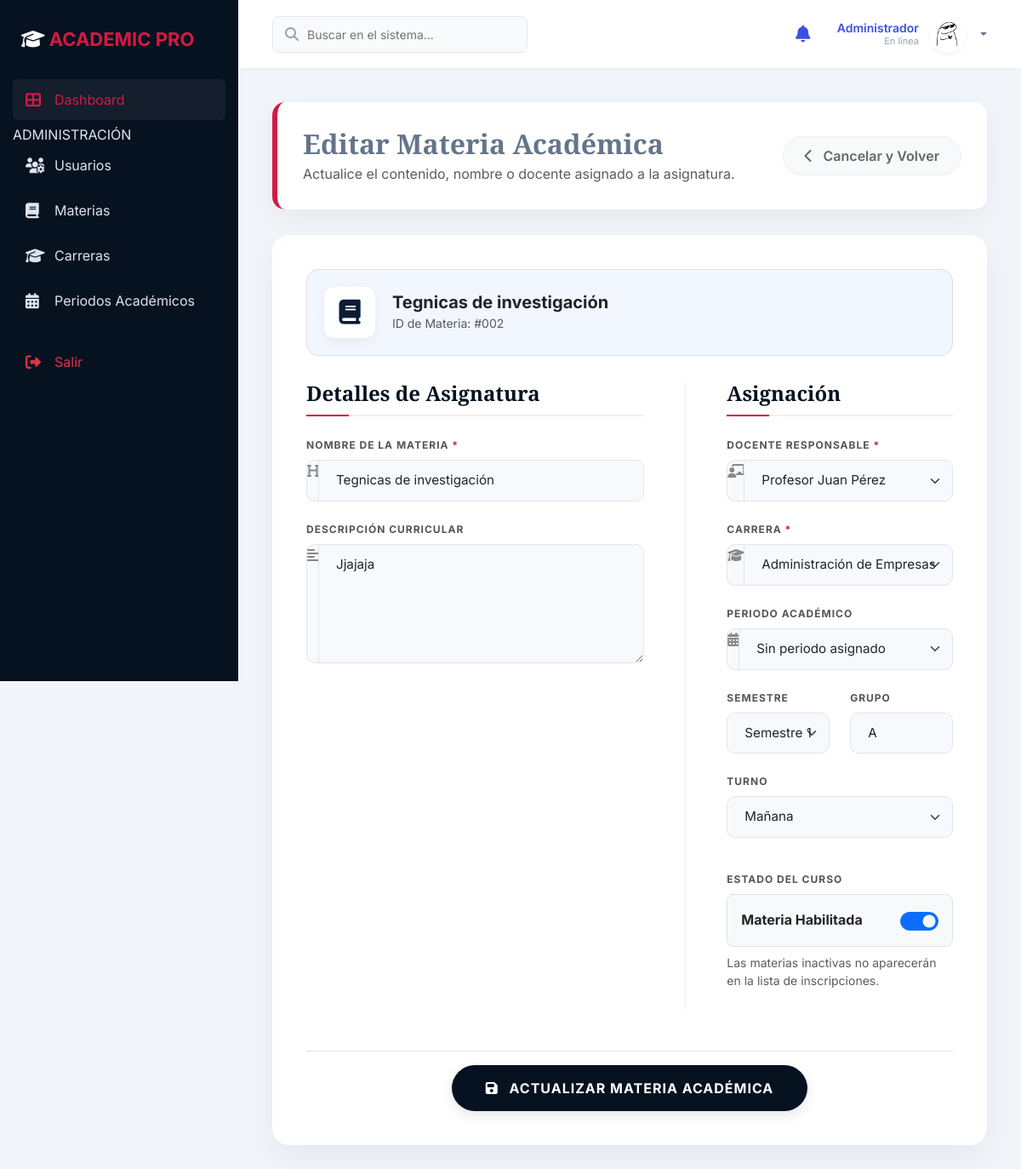
The page /index.php?controller=Admin&action=editarMateria&id=2 (signed in) on the database its author committed.
### tables this page shows
CREATE TABLE `materia` (
  `id_materia` int(11) NOT NULL,
  `nombre` varchar(100) NOT NULL,
  `descripcion` text DEFAULT NULL,
  `id_docente` int(11) NOT NULL,
  `estado` enum('Activa','Inactiva') DEFAULT 'Activa',
  `id_periodo` int(11) DEFAULT NULL,
  `id_carrera` int(11) DEFAULT NULL,
  `grupo` varchar(10) DEFAULT 'A',
  `turno` enum('Mañana','Medio Día','Tarde') DEFAULT 'Mañana',
  `nivel_semestre` enum('1','2','3','4','5','6','7','8','9') DEFAULT '1'
);

### controllers/AdminController.php (called while the page is built, shortened)
<?php
class AdminController {
    public function editarMateria() {
        $id_materia = $_GET['id'];
        $materiaModel = new MateriaModel();
        $adminModel = new AdminModel();
        $materia = $materiaModel->obtenerMateriaPorId($id_materia);
        $docentes = $materiaModel->obtenerDocentes();
        $carreras = $adminModel->obtenerTodasCarreras();
        require_once 'views/admin/editar_materia.php';
    }
}
?>

### config/database.php (called while the page is built, shortened)
<?php
class Database {
    private $host = 'localhost';
    private $port = 3307;
    private $db_name = 'sistemaacademico';
    private $username = 'root';
    private $password = '';
    public function connect() {
        try {
            $this->conn = new PDO(
                "mysql:host={$this->host};port={$this->port};dbname={$this->db_name};charset=utf8mb4",
                $this->username,
                $this->password
            );
            $this->conn->setAttribute(PDO::ATTR_ERRMODE, PDO::ERRMODE_EXCEPTION);
            $this->conn->setAttribute(PDO::ATTR_EMULATE_PREPARES, false);
            return $this->conn;
        } catch(PDOException $e) {
            die("Error de conexión: " . $e->getMessage());
        }
    }
}

### models/MateriaModel.php (called while the page is built, shortened)
<?php
class MateriaModel {
    private $db;
    public function __construct() {
        $this->db = (new Database())->connect();
    }
    public function obtenerMateriaPorId($id_materia) {
        $stmt = $this->db->prepare("
            SELECT m.*, d.id_docente, u.nombre_completo AS nombre_docente
            FROM Materia m
            JOIN Docente d ON m.id_docente = d.id_docente
            JOIN Usuario u ON d.id_usuario = u.id_usuario
            WHERE m.id_materia = ?
        ");
        $stmt->execute([$id_materia]);
        return $stmt->fetch(PDO::FETCH_ASSOC);
    }
    public function obtenerDocentes() {
        $stmt = $this->db->query("
            SELECT d.id_docente, u.nombre_completo
            FROM Docente d
            JOIN Usuario u ON d.id_usuario = u.id_usuario
            ORDER BY u.nombre_completo
        ");
        return $stmt->fetchAll(PDO::FETCH_ASSOC);
    }
}
?>

### models/AdminModel.php (called while the page is built, shortened)
<?php
class AdminModel {
    private $db;
    public function __construct() {
        $this->db = (new Database())->connect();
    }
    public function obtenerTodasCarreras() {
        $stmt = $this->db->query("SELECT * FROM carrera ORDER BY nombre");
        return $stmt->fetchAll(PDO::FETCH_ASSOC);
    }
}
?>

### views/admin/editar_materia.php (the view, shortened to what this page needs)
<?php require_once 'views/layouts/header.php'; ?>
<div class="admin-form-view">
    <div class="admin-form-header d-flex justify-content-between align-items-center">
        <div>
            <h2 class="serif fw-bold mb-1">Editar Materia Académica</h2>
            <p class="text-muted mb-0">Actualice el contenido, nombre o docente asignado a la asignatura.</p>
        </div>
        <a href="index.php?controller=Admin&action=gestionMaterias" class="btn-back-pro">
            <i class="fas fa-chevron-left me-2"></i> Cancelar y Volver
        </a>
    </div>
    <div class="form-container-pro">
        <div class="subject-info-box">
            <div class="subject-icon-large">
                <i class="fas fa-book"></i>
            </div>
            <div>
                <h5 class="fw-bold mb-0 text-dark"><?= htmlspecialchars($materia['nombre']); ?></h5>
                <span class="text-muted small">ID de Materia: #<?= str_pad($materia['id_materia'], 3, '0', STR_PAD_LEFT); ?></span>
            </div>
        </div>
        <form action="index.php?controller=Admin&action=actualizarMateria" method="POST">
            <div class="row">
                <div class="col-lg-7 pe-lg-5">
                    <h4 class="section-title-pro">Detalles de Asignatura</h4>
                    <div class="mb-4">
                        <label class="form-label-pro">Nombre de la Materia <span class="required-mark">*</span></label>
                        <div class="input-group input-pro-group">
                            <span class="input-group-text-pro"><i class="fas fa-heading"></i></span>
                            <input type="text" class="form-control form-control-pro" name="nombre" value="<?= htmlspecialchars($materia['nombre']); ?>" required>
                        </div>
                    </div>
                    <div class="mb-4">
                        <label class="form-label-pro">Descripción Curricular</label>
                        <div class="input-group input-pro-group">
                            <span class="input-group-text-pro"><i class="fas fa-align-left"></i></span>
                            <textarea class="form-control form-control-pro" name="descripcion" rows="5" placeholder="Objetivos y metas de la materia..."><?= htmlspecialchars($materia['descripcion']); ?></textarea>
                        </div>
                    </div>
                </div>
                <div class="col-lg-5 ps-lg-5 border-start-lg">
                    <h4 class="section-title-pro">Asignación</h4>
                    <div class="mb-4">
                        <label class="form-label-pro">Docente Responsable <span class="required-mark">*</span></label>
                        <div class="input-group input-pro-group">
                            <span class="input-group-text-pro"><i class="fas fa-chalkboard-teacher"></i></span>
                            <select class="form-select form-control-pro" name="id_docente" required>
                                <?php foreach ($docentes as $docente): ?>
                                <option value="<?= $docente['id_docente']; ?>" <?= $docente['id_docente'] == $materia['id_docente'] ? 'selected' : ''; ?>>
                                    <?= htmlspecialchars($docente['nombre_completo']); ?>
                                </option>
                                <?php endforeach; ?>
                            </select>
                        </div>
                    </div>
                    <div class="mb-4">
                        <label class="form-label-pro">Carrera <span class="required-mark">*</span></label>
                        <div class="input-group input-pro-group">
                            <span class="input-group-text-pro"><i class="fas fa-graduation-cap"></i></span>
                            <select class="form-select form-control-pro" name="id_carrera" required>
                                <?php foreach ($carreras as $carrera): ?>
                                <option value="<?= $carrera['id_carrera']; ?>" <?= $carrera['id_carrera'] == $materia['id_carrera'] ? 'selected' : ''; ?>>
                                    <?= htmlspecialchars($carrera['nombre']); ?>
                                </option>
                                <?php endforeach; ?>
                            </select>
                        </div>
                    </div>
                    <div class="mb-4">
                        <label class="form-label-pro">Periodo Académico</label>
                        <div class="input-group input-pro-group">
                            <span class="input-group-text-pro"><i class="fas fa-calendar-alt"></i></span>
                            <select class="form-select form-control-pro" name="id_periodo">
                                <option value="">Sin periodo asignado</option>
                            </select>
                        </div>
                    </div>
                    <div class="row">
                        <div class="col-md-6 mb-4">
                            <label class="form-label-pro">Semestre</label>
                            <select class="form-select form-control-pro" name="nivel_semestre" required>
                                <?php for($i=1; $i<=9; $i++): ?>
                                    <option value="<?= $i ?>" <?= $materia['nivel_semestre'] == $i ? 'selected' : ''; ?>>Semestre <?= $i ?></option>
                                <?php endfor; ?>
                            </select>
                        </div>
                        <div class="col-md-6 mb-4">
                            <label class="form-label-pro">Grupo</label>
                            <input type="text" class="form-control form-control-pro" name="grupo" value="<?= htmlspecialchars($materia['grupo']); ?>" required>
                        </div>
                    </div>
                    <div class="mb-4">
                        <label class="form-label-pro">Turno</label>
                        <select class="form-select form-control-pro" name="turno" required>
                            <option value="Mañana" <?= $materia['turno'] == 'Mañana' ? 'selected' : ''; ?>>Mañana</option>
                        </select>
                    </div>
                    <div class="mb-4 pt-3">
                        <label class="form-label-pro">Estado del Curso</label>
                        <div class="bg-light p-3 rounded-3 border">
                            <div class="form-check form-switch d-flex justify-content-between align-items-center p-0">
                                <label class="form-check-label fw-bold text-dark mb-0" for="estadoMateria" style="cursor: pointer;">
                                    Materia Habilitada
                                </label>
                                <input class="form-check-input ms-0" type="checkbox" id="estadoMateria" name="estado" style="width: 45px; height: 22px; cursor: pointer;" checked>
                            </div>
                        </div>
                        <small class="text-muted d-block mt-2">Las materias inactivas no aparecerán en la lista de inscripciones.</small>
                    </div>
                </div>
            </div>
            <div class="text-center mt-5 pt-3 border-top">
                <button type="submit" class="btn-save-pro">
                    <i class="fas fa-save me-2"></i> Actualizar Materia Académica
                </button>
            </div>
        </form>
    </div>
</div>
<?php require_once 'views/layouts/footer.php'; ?>

### views/admin/editar_materia.php (style rules this page uses)
.admin-form-header { background: white; border-radius: 15px; padding: 30px; box-shadow: 0 10px 30px rgba(0,0,0,0.05); margin-bottom: 30px; border-left: 6px solid var(--stadum-red); }
.form-container-pro { background: white; border-radius: 20px; padding: 40px; box-shadow: 0 15px 35px rgba(0,0,0,0.05); }
.form-label-pro { font-weight: 700; text-transform: uppercase; font-size: 0.75rem; letter-spacing: 1px; color: #555; margin-bottom: 8px; display: block; }
.form-control-pro { border-radius: 10px; padding: 12px 20px; border: 1px solid #e1e5eb; font-size: 0.95rem; background-color: #f8f9fc; transition: all 0.3s; }
.input-group-text-pro { background-color: #f8f9fc; border: 1px solid #e1e5eb; border-right: none; border-radius: 10px 0 0 10px; color: #888; }
.input-pro-group .form-control-pro { border-radius: 0 10px 10px 0; }
.section-title-pro { font-family: 'Crimson Text', serif; font-weight: 700; font-size: 1.5rem; color: var(--stadum-dark); margin-bottom: 25px; padding-bottom: 10px; border-bottom: 2px solid #f0f0f0; position: relative; }
.section-title-pro::after { content: ""; position: absolute; bottom: -2px; left: 0; width: 50px; height: 2px; background: var(--stadum-red); }
.btn-save-pro { background: var(--stadum-dark); color: white; border-radius: 50px; padding: 15px 40px; font-weight: 700; text-transform: uppercase; letter-spacing: 1px; border: none; transition: 0.3s; box-shadow: 0 5px 15px rgba(0,0,0,0.1); }
.btn-back-pro { background: #f8f9fa; color: #666; border-radius: 50px; padding: 10px 25px; font-weight: 600; text-decoration: none; transition: 0.3s; border: 1px solid #eee; }
.subject-info-box { background: #f1f6ff; border-radius: 15px; padding: 20px; margin-bottom: 30px; display: flex; align-items: center; border: 1px solid rgba(11, 28, 57, 0.1); }
.subject-icon-large { width: 60px; height: 60px; background: white; color: var(--stadum-blue); border-radius: 12px; display: flex; align-items: center; justify-content: center; font-size: 1.8rem; margin-right: 20px; box-shadow: 0 5px 15px rgba(0,0,0,0.05); }
.required-mark { color: var(--stadum-red); }
@media (min-width: 992px) { .border-start-lg { border-left: 1px solid #f0f0f0 !important; } }

### rows shown on the page
materia: nombre "Tegnicas de investigación", id_materia "002", descripcion "Jjajaja", nivel_semestre "Semestre 1", grupo "A", turno "Mañana"

### other values the page prints
$_SESSION['rol'] "Administrador"
form field id_docente "Profesor Juan Pérez"
form field id_carrera "Administración de Empresas"
